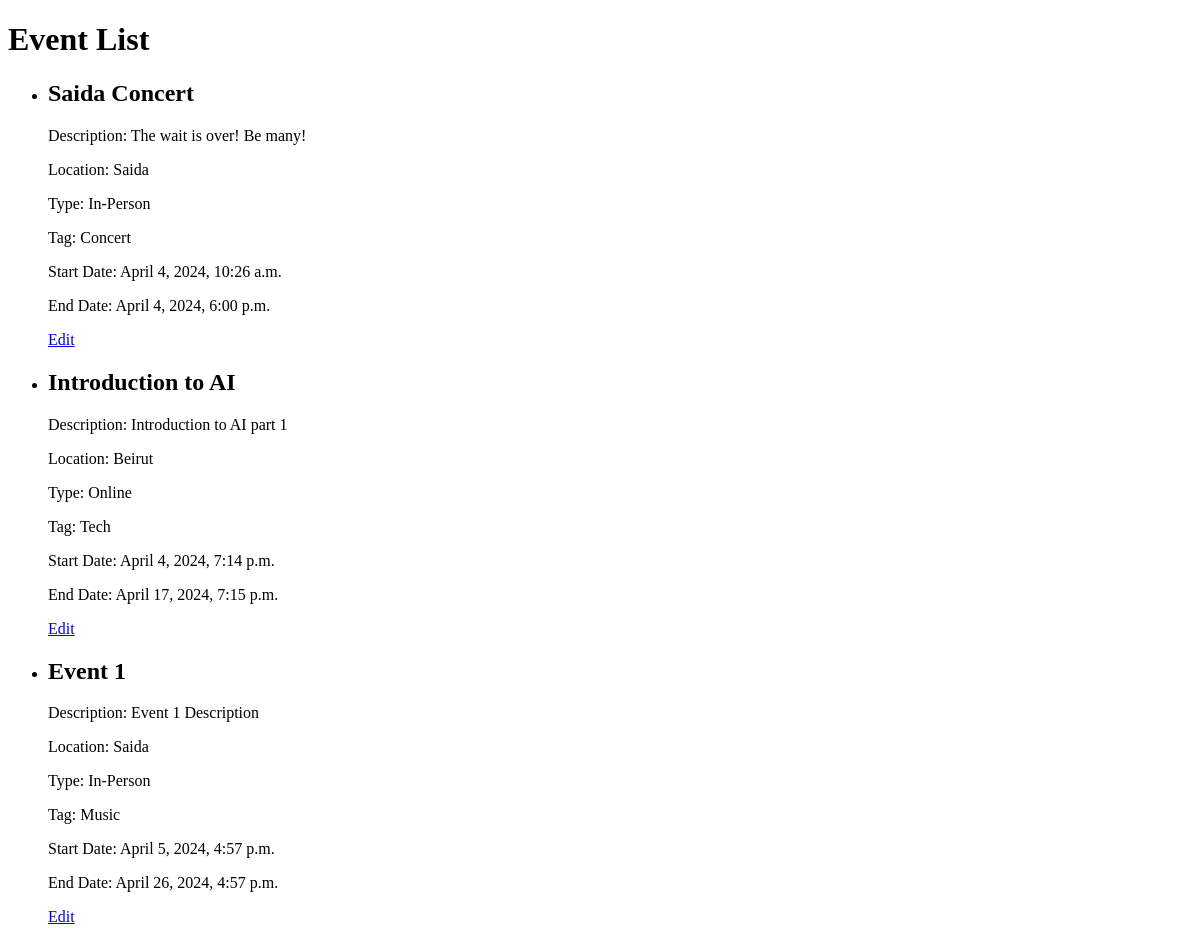
Page /events (signed in) on the earlier database version.
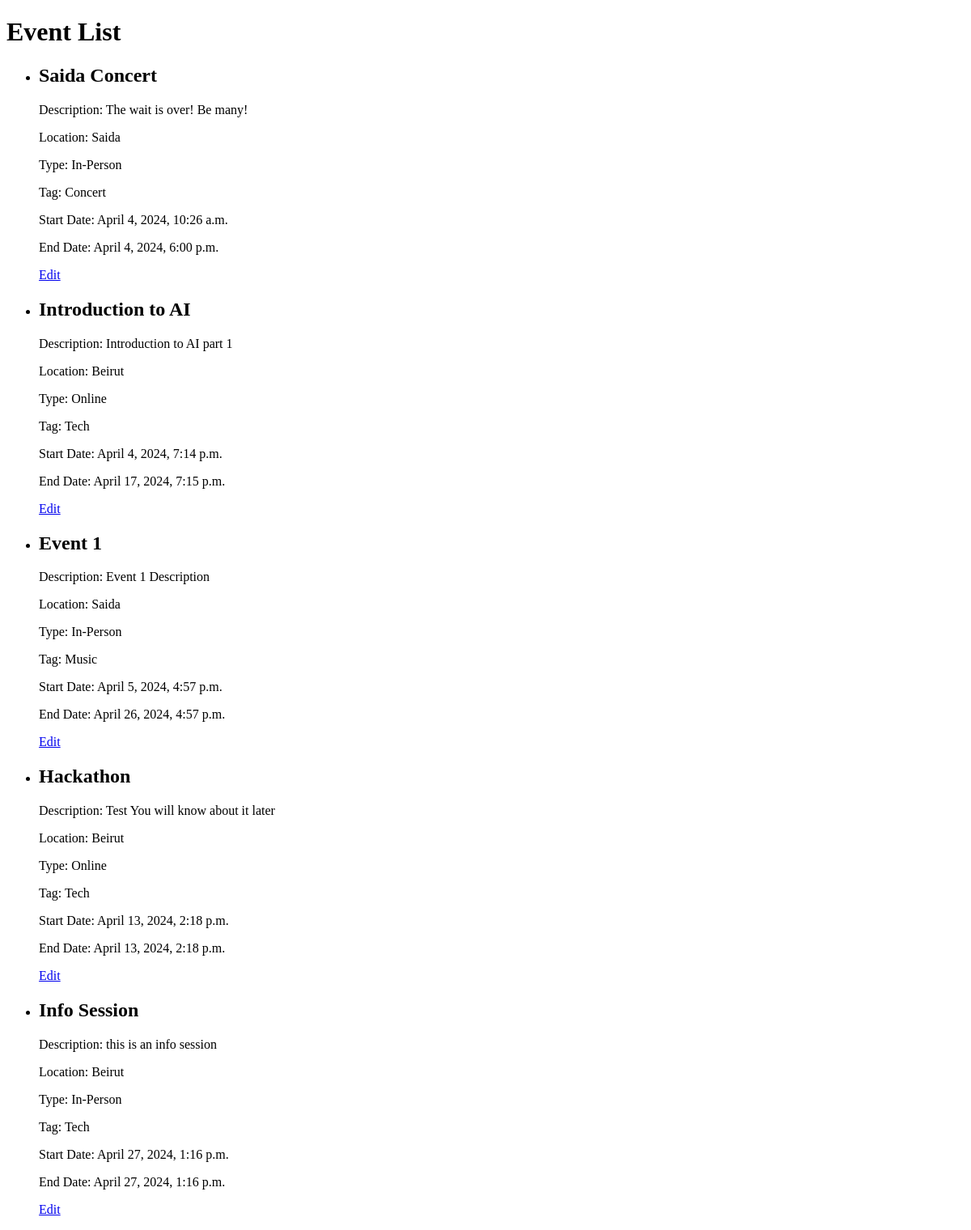
Same page on the later database version.
### event_management/models.py (models this page shows, shortened)
class Event(models.Model):
    id = models.AutoField(primary_key=True)
    title = models.CharField(max_length=100)
    description = models.CharField(max_length=100)
    location = models.ForeignKey(Location, on_delete=models.DO_NOTHING, null=True)
    type = models.ForeignKey(EventType, on_delete=models.DO_NOTHING, null=True)
    tag = models.ForeignKey(EventTag, on_delete=models.DO_NOTHING)
    link = models.URLField()
    start_date = models.DateTimeField()
    end_date = models.DateTimeField()
    likes_count = models.IntegerField(default=0)
    reports_count = models.IntegerField(default=0)
    created_by_id = models.ForeignKey(UserProfile, on_delete=models.DO_NOTHING, related_name='events_created')
    modified_by_id = models.ForeignKey(UserProfile, on_delete=models.DO_NOTHING, related_name='events_modified')
    created_on = models.DateTimeField()
    modified_on = models.DateTimeField()

class Location(models.Model):
    id = models.AutoField(primary_key=True)
    description = models.CharField(max_length=100)

class EventType(models.Model):
    id = models.AutoField(primary_key=True)
    name = models.CharField(max_length=100)

class EventTag(models.Model):
    id = models.AutoField(primary_key=True)
    description = models.CharField(max_length=100)

### event_management/views.py (the view)
# urls.py: path('events', views.event_list, name="event_list"),
@login_required(login_url="my_login")
def event_list(request):
    events = Event.objects.order_by('start_date')
    return render(request, 'events.html', {'events': events})

### event_management/templates/events.html (shortened to what this page needs)
<!DOCTYPE html>
<html lang="en">
<head>
</head>
<body>
    <h1>Event List</h1>
    <ul>
        {% for event in events %}
        <li>
            <h2>{{ event.title }}</h2>
            <p>Description: {{ event.description }}</p>
            <p>Location: {{ event.location.description }}</p>
            <p>Type: {{ event.type.name }}</p>
            <p>Tag: {{ event.tag.description }}</p>
            <p>Start Date: {{ event.start_date|date:"F j, Y, g:i a" }}</p>
            <p>End Date: {{ event.end_date|date:"F j, Y, g:i a" }}</p>
            <a href="{% url 'event_edit' event.id %}">Edit</a>
        </li>
        {% empty %}
        <li>No events available.</li>
        {% endfor %}
    </ul>
</body>
</html>

Differences in the rows shown:
added Event: title "Hackathon", description "Test You will know about it later", location.description "Beirut", type.name "Online", tag.description "Tech", start_date "April 13, 2024, 2:18 p.m.", end_date "April 13, 2024, 2:18 p.m."
added Event: title "Info Session", description "this is an info session", location.description "Beirut", type.name "In-Person", tag.description "Tech", start_date "April 27, 2024, 1:16 p.m.", end_date "April 27, 2024, 1:16 p.m."
